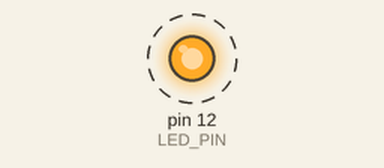
Simulated run of this sketch. Board: Arduino Uno, built with avr-gcc and run on an emulated ATmega328P. Shown: output pins drawn as LEDs (lit = HIGH). Dashed ring = blinking.

Above: at 0.2 s.
Timing chart, 0 to 3.0 s (numbered marks = the images above):
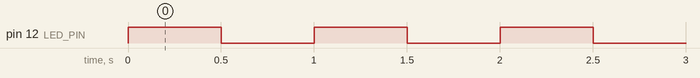

The sketch:

1_1_led.ino
```cpp
int LED_PIN = 12;
int DELAY = 500; //ms

void setup()
{
  pinMode(LED_PIN, OUTPUT);
}

void loop()
{
  digitalWrite(LED_PIN, HIGH);
  delay(DELAY);
  digitalWrite(LED_PIN, LOW);
  delay(DELAY);
}
```

Measured:
- by itself, pin 12 (LED_PIN): alternates HIGH for 0.50 s and LOW for 0.50 s
